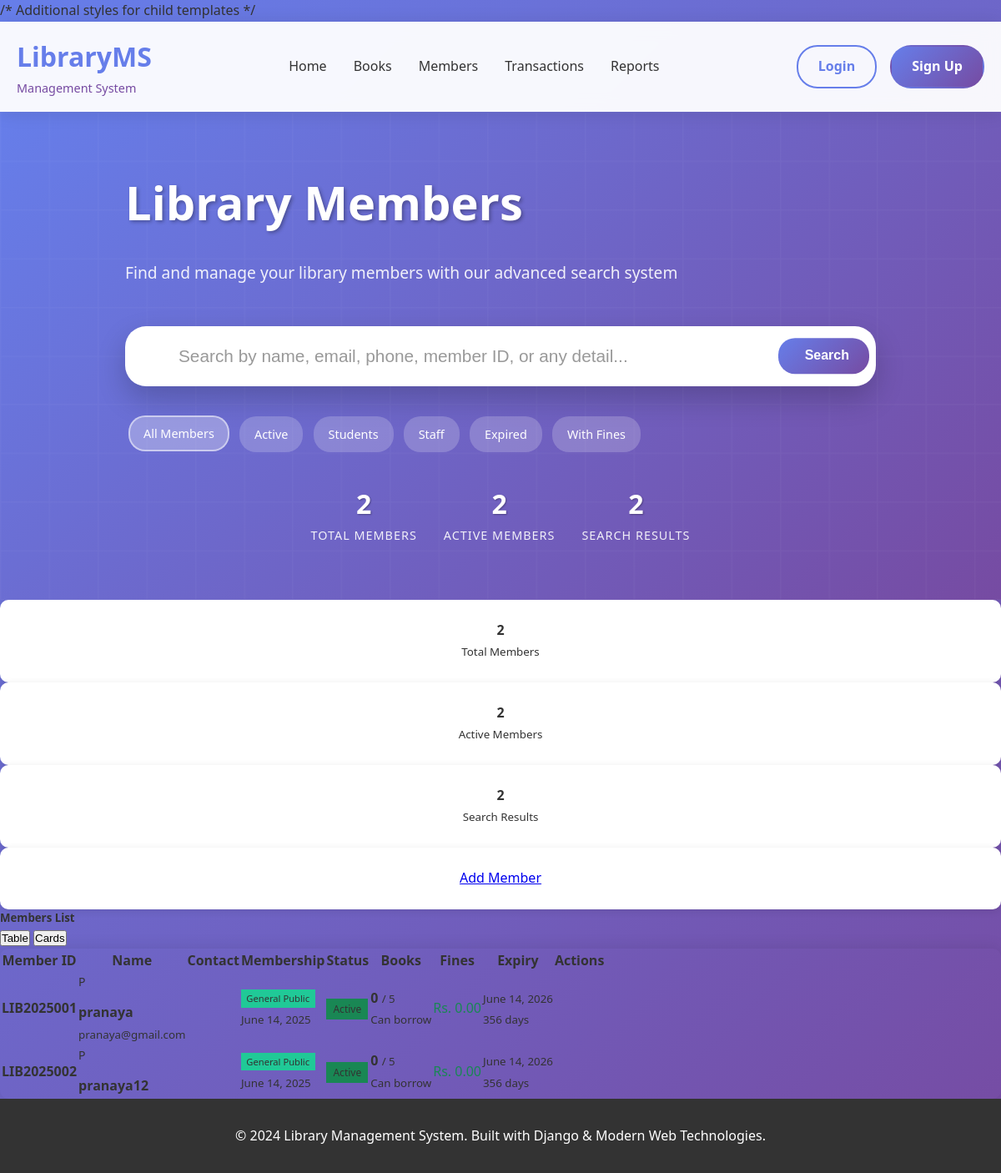
/members/, run on an earlier commit of the app's database.
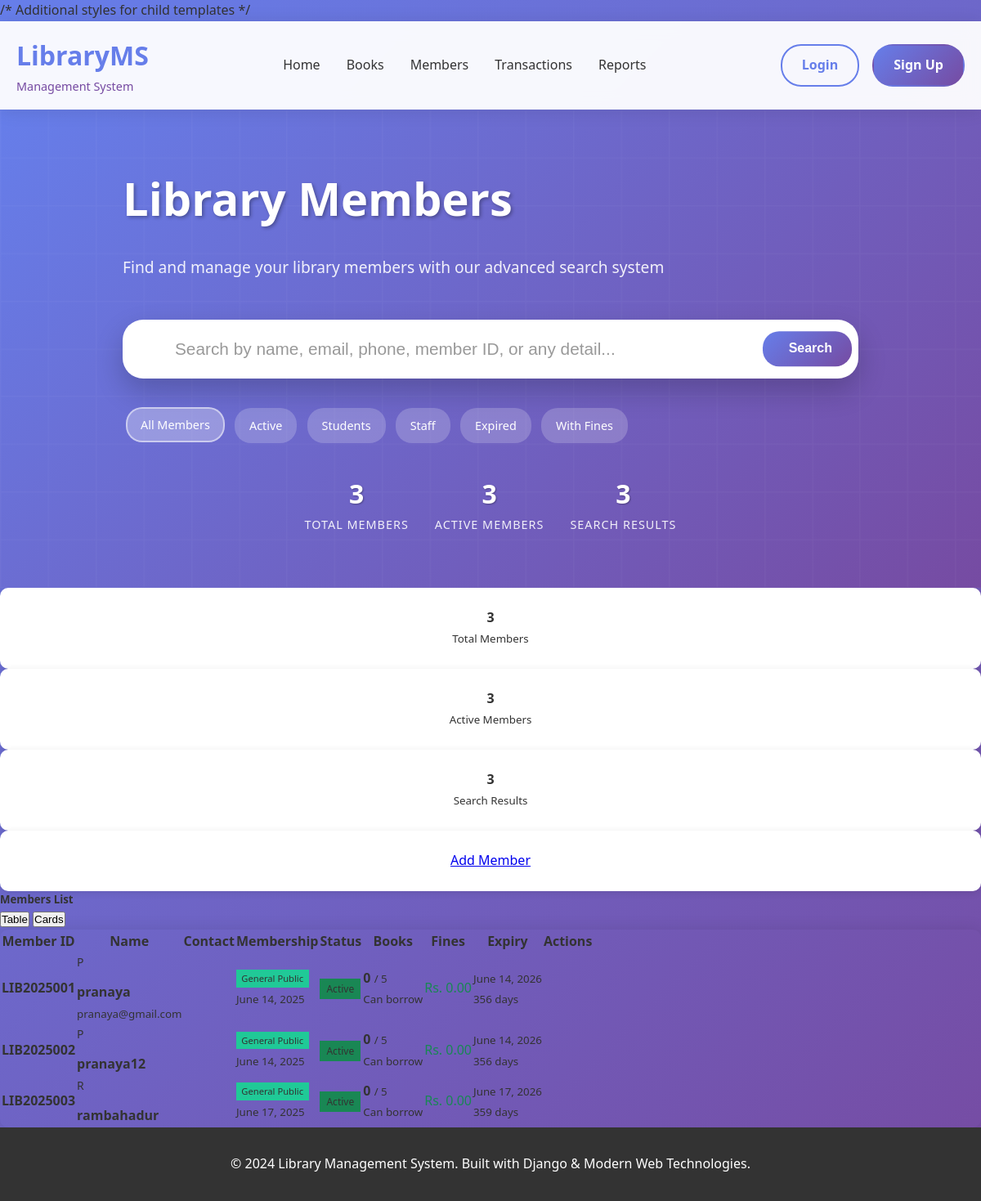
And on a later commit of the database.
### library/models.py (models this page shows, shortened)
class Member(models.Model):
    MEMBERSHIP_TYPES = [
        ('STUDENT', 'Student'),
        ('STAFF', 'Staff'),
        ('GENERAL', 'General Public'),
    ]
    STATUS_CHOICES = [
        ('ACTIVE', 'Active'),
        ('INACTIVE', 'Inactive'),
        ('SUSPENDED', 'Suspended'),
        ('EXPIRED', 'Expired'),
    ]
    user = models.OneToOneField(
        User,
        on_delete=models.CASCADE,
        related_name='member_profile',
        null=True,
        blank=True,
        help_text='Associated user account'
    )
    member_id = models.CharField(
        max_length=20,
        unique=True,
        help_text='Unique library member ID (e.g., LIB2024001)',
        null=True,  # Added to avoid migration issues
        blank=True  # Added to avoid migration issues
    )
    phone = models.CharField(
        max_length=15,
        validators=[
            RegexValidator(
                regex=r'^\+?1?\d{9,15}$',
                message='Enter a valid phone number (9-15 digits)'
            )
        ],
        null=True,  # Changed from default to nullable
        blank=True
    )
    alternate_phone = models.CharField(
        max_length=15,
        blank=True,
        null=True,
        validators=[
            RegexValidator(
                regex=r'^\+?1?\d{9,15}$',
                message='Enter a valid phone number (9-15 digits)'
            )
        ]
    )
    address_line1 = models.CharField(max_length=200, null=True, blank=True)  # Changed from default to nullable
    address_line2 = models.CharField(max_length=200, blank=True, null=True)
    city = models.CharField(max_length=100, null=True, blank=True)  # Changed from default to nullable
    state_province = models.CharField(max_length=100, null=True, blank=True)  # Changed from default to nullable
    postal_code = models.CharField(max_length=20, null=True, blank=True)  # Changed from default to nullable
    country = models.CharField(max_length=100, default='Nepal')
    membership_type = models.CharField(
        max_length=20,
        choices=MEMBERSHIP_TYPES,
        default='GENERAL'
    )
    membership_date = models.DateField(auto_now_add=True)
    membership_expiry = models.DateField(
        help_text='Membership expiration date',
        null=True,  # Made nullable to avoid lambda issues
        blank=True
    )
    status = models.CharField(
        max_length=20,
        choices=STATUS_CHOICES,
        default='ACTIVE'
    )
    max_books_allowed = models.PositiveIntegerField(
        default=3,
        validators=[MinValueValidator(1)],
        help_text='Maximum number of books this member can borrow'
    )
    max_days_allowed = models.PositiveIntegerField(
        default=14,
        validators=[MinValueValidator(1)],
        help_text='Maximum days to keep borrowed books'
    )
    security_deposit = models.DecimalField(
        max_digits=8,
        decimal_places=2,
        default=0.00,
        help_text='Security deposit paid by member'
    )
    outstanding_fines = models.DecimalField(
        max_digits=8,
        decimal_places=2,
        default=0.00,
        help_text='Total unpaid fines'
    )
    occupation = models.CharField(max_length=100, blank=True, null=True)
    institution = models.CharField(
        max_length=200,
        blank=True,
        null=True,
        help_text='School/College/Organization name'
    )
    emergency_contact_name = models.CharField(max_length=100, null=True, blank=True)  # Changed from default to nullable
    emergency_contact_phone = models.CharField(
        max_length=15,
        validators=[
            RegexValidator(
                regex=r'^\+?1?\d{9,15}$',
                message='Enter a valid phone number'
            )
        ],
        null=True,  # Changed from default to nullable
        blank=True
    )
    created_date = models.DateTimeField(auto_now_add=True)
    updated_date = models.DateTimeField(auto_now=True)
    notes = models.TextField(
        blank=True,
        null=True,
        help_text='Internal notes about this member'
    )
    def get_full_name(self):
        if self.user:
            return self.user.get_full_name() or self.user.username
        return "Unknown Member"
    @property
    def is_membership_expired(self):
        if self.membership_expiry:
            return self.membership_expiry < date.today()
        return False
    @property
    def days_until_expiry(self):
        if self.membership_expiry:
            delta = self.membership_expiry - date.today()
            return delta.days
        return None
    @property
    def is_active_member(self):
        return (
            self.status == 'ACTIVE' and
            not self.is_membership_expired and
            self.outstanding_fines < 500.00  # Assuming 500 is the limit
        )
    @property
    def current_borrowed_books_count(self):
        return self.transactions.filter(return_date__isnull=True).count()
    @property
    def can_borrow_more_books(self):
        return (
            self.is_active_member and
            self.current_borrowed_books_count < self.max_books_allowed
        )
    class Meta:
        ordering = ['user__last_name', 'user__first_name', 'member_id']
        verbose_name = 'Library Member'
        verbose_name_plural = 'Library Members'
        indexes = [
            models.Index(fields=['member_id']),
            models.Index(fields=['phone']),
            models.Index(fields=['membership_type']),
            models.Index(fields=['status']),
            models.Index(fields=['membership_expiry']),
        ]

### library/views.py (the view, shortened to what this page needs)
# urls.py: path('members/', views.member_list, name='member_list'),  # Members
def member_list(request):
    members = Member.objects.select_related('user').all()
    total_members = members.count()
    active_members = members.filter(status='ACTIVE').count()
    search_query = request.GET.get('search')
    context = {
        'members': members,
        'search_query': search_query,
        'total_members': total_members,
        'active_members': active_members,
    }
    return render(request, 'library/member_list.html', context)

### library/templates/library/member_list.html (shortened to what the changed rows need)
{% extends 'library/base.html' %}
{% load static %}
{% block content %}
    <div class="search-hero">
        <div class="container">
            <div class="search-container">
                <h1 class="search-title text-center">
                    Library Members
                </h1>
                <div class="search-stats">
                    <div class="stat-item">
                        <span class="stat-number">{{ total_members|default:"0" }}</span>
                        <span class="stat-label">Total Members</span>
                    </div>
                    <div class="stat-item">
                        <span class="stat-number">{{ active_members|default:"0" }}</span>
                        <span class="stat-label">Active Members</span>
                    </div>
                    <div class="stat-item">
                        <span class="stat-number">{{ members.count|default:"0" }}</span>
                        <span class="stat-label">Search Results</span>
                    </div>
                </div>
            </div>
        </div>
    </div>
    <div class="container-fluid px-4">
        <div class="row mb-4">
            <div class="col-md-3 mb-3">
                <div class="stats-card">
                    <div class="d-flex align-items-center justify-content-between">
                        <div>
                            <h4 class="text-primary mb-0">{{ total_members }}</h4>
                            <small class="text-muted">Total Members</small>
                        </div>
                    </div>
                </div>
            </div>
            <div class="col-md-3 mb-3">
                <div class="stats-card">
                    <div class="d-flex align-items-center justify-content-between">
                        <div>
                            <h4 class="text-success mb-0">{{ active_members }}</h4>
                            <small class="text-muted">Active Members</small>
                        </div>
                    </div>
                </div>
            </div>
            <div class="col-md-3 mb-3">
                <div class="stats-card">
                    <div class="d-flex align-items-center justify-content-between">
                        <div>
                            <h4 class="text-info mb-0">{{ members.count }}</h4>
                            <small class="text-muted">Search Results</small>
                        </div>
                    </div>
                </div>
            </div>
        </div>
        {% if members %}
        <div class="card">
            <div class="card-body p-0">
                <div class="table-responsive">
                    <table class="table table-hover mb-0">
                        <thead class="table-dark">
                            <tr>
                                <th>Member ID</th>
                                <th>Name</th>
                                <th>Contact</th>
                                <th>Membership</th>
                                <th>Status</th>
                                <th>Books</th>
                                <th>Fines</th>
                                <th>Expiry</th>
                                <th>Actions</th>
                            </tr>
                        </thead>
                        <tbody>
                            {% for member in members %}
                            <tr>
                                <td>
                                    <strong class="text-primary">{{ member.member_id|default:"N/A" }}</strong>
                                </td>
                                <td>
                                    <div class="d-flex align-items-center">
                                        <div class="me-2">
                                            <div class="bg-primary text-white rounded-circle d-flex align-items-center justify-content-center"
                                                 style="width: 35px; height: 35px; font-size: 14px;">
                                                {{ member.get_full_name|slice:":1"|upper }}
                                            </div>
                                        </div>
                                        <div>
                                            <strong>{{ member.get_full_name }}</strong>
                                            {% if member.user.email %}
                                            <br><small class="text-muted">{{ member.user.email }}</small>
                                            {% endif %}
                                        </div>
                                    </div>
                                </td>
                                <td>
                                </td>
                                <td>
                                    <span class="badge membership-{{ member.membership_type|lower }} membership-badge">
                                        {{ member.get_membership_type_display }}
                                    </span>
                                    <br><small class="text-muted">{{ member.membership_date }}</small>
                                </td>
                                <td>
                                    <span class="badge status-{{ member.status|lower }} status-badge">
                                        {{ member.get_status_display }}
                                    </span>
                                </td>
                                <td>
                                    <div class="text-center">
                                        <strong class="text-info">{{ member.current_borrowed_books_count }}</strong>
                                        <small class="text-muted">/ {{ member.max_books_allowed }}</small>
                                        <br>
                                        {% if member.can_borrow_more_books %}
                                        <small class="text-success">
                                             Can borrow
                                        </small>
                                        {% else %}
                                        <small class="text-warning">
                                            <i class="fas fa-ban"></i> Limit reached
                                        </small>
                                        {% endif %}
                                    </div>
                                </td>
                                <td>
                                    {% if member.outstanding_fines > 0 %}
                                    <span class="fine-warning">
                                        Rs. {{ member.outstanding_fines }}
                                    </span>
                                    {% else %}
                                    <span class="fine-ok">Rs. 0.00</span>
                                    {% endif %}
                                </td>
                                <td>
                                    {% if member.membership_expiry %}
                                    <small>{{ member.membership_expiry }}</small>
                                    {% if member.days_until_expiry %}
                                    <br>
                                    {% if member.days_until_expiry < 0 %}
                                    <small class="text-danger">Expired</small>
                                    {% elif member.days_until_expiry < 30 %}
                                    <small class="text-warning">{{ member.days_until_expiry }} days</small>
                                    {% else %}
                                    <small class="text-muted">{{ member.days_until_expiry }} days</small>
                                    {% endif %}
                                    {% endif %}
                                    {% else %}
                                    <small class="text-muted">No expiry</small>
                                    {% endif %}
                                </td>
                                <td>
                                    <div class="btn-group-vertical">
                                        <a href="#" class="btn btn-outline-primary btn-action" title="View Details">
                                        </a>
                                        <a href="#" class="btn btn-outline-success btn-action" title="Edit">
                                        </a>
                                        <a href="#" class="btn btn-outline-info btn-action" title="History">
                                        </a>
                                    </div>
                                </td>
                            </tr>
                            {% endfor %}
                        </tbody>
                    </table>
                </div>
            </div>
        </div>
        {% endif %}
    </div>
{% endblock %}

What changed in the data, as far as the page shows it:
added Member: member_id "LIB2025003", get_full_name "R", get_full_name "rambahadur", membership_type "General Public", membership_date "June 17, 2025", status "Active", current_borrowed_books_count "0", max_books_allowed "5", outstanding_fines "Can borrow", membership_expiry "June 17, 2026", days_until_expiry "359"
Also different on the page:
{{ total_members|default:"0" }}: "2" → "3"
{{ active_members|default:"0" }}: "2" → "3"
{{ members.count|default:"0" }}: "2" → "3"
{{ total_members }}: "2" → "3"
{{ active_members }}: "2" → "3"
{{ members.count }}: "2" → "3"
